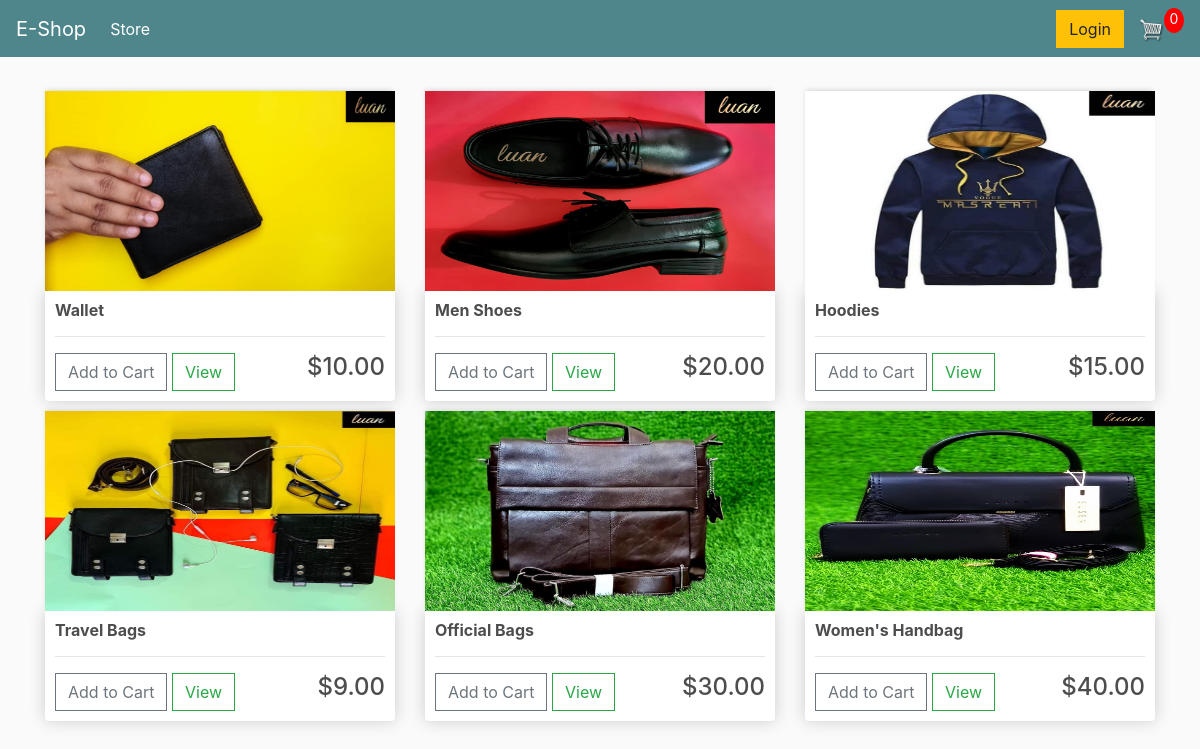
The page / on the database its author committed.
### store/models.py (models this page shows, shortened)
class Product(models.Model):
    name = models.CharField(max_length=200, null=True)
    price = models.FloatField()
    digital = models.BooleanField(default=False, null=True, blank=False)
    image = models.ImageField(null=True, blank=True)
    @property
    def imageURL(self):
        try:
            url = self.image.url
        except:
            url = ''
        return url

### store/views.py (the view)
# urls.py: path('', include('store.urls')),
def store(request):
    products = Product.objects.all()
    context = {'products': products}
    return render(request, 'store/store.html', context)

### store/templates/store/store.html
{% extends 'store/main.html'%}
{% load static %}
{% block content %}
     <div class="row">
         {% for product in products %}
          <div class="col-lg-4">
              <img class="thumbnail" src="{{product.imageURL}}">
              <div class="box-element product">
                   <h6><strong>{{product.name}}</strong></h6>
                   <hr>
                   <button class="btn btn-outline-secondary add-btn" >Add to Cart</button>
                   <a class="btn btn-outline-success" href="#">View</a>
                   <h4 style="display: inline-block;float: right">${{product.price|floatformat:2}}</h4>
              </div>
          </div>
          {% endfor%}
     </div>
{% endblock content %}

### store/templates/store/main.html (shortened to what this page needs)
<!DOCTYPE html>
{% load static %}
<html>
<head>
     <link rel="stylesheet" href="https://stackpath.bootstrapcdn.com/bootstrap/4.4.1/css/bootstrap.min.css">
     <link rel="stylesheet" type="text/css" href="{% static 'css/main.css' %}">
</head>
<body>
    <nav class="navbar navbar-expand-lg navbar-dark bg-dark">
      <a class="navbar-brand" href="{% url 'store' %}">E-Shop</a>
      <div class="collapse navbar-collapse" id="navbarSupportedContent">
        <ul class="navbar-nav mr-auto">
          <li class="nav-item active">
             <a class="nav-link" href="{% url 'store' %}">Store </a>
          </li>
        </ul>
        <div class="form-inline my-2 my-lg-0">
	     	    <a href="#"class="btn btn-warning">Login</a>
	     	    <a href="{% url 'cart' %}">
	    		          <img  id="cart-icon" src="{% static 'images/cart.png' %}">
	    	    </a>
	    	    <p id="cart-total">0</p>
	      </div>
      </div>
   </nav>
    <div class="container">
          <br>
          {% block content %}
          {% endblock content%}
      </div>
</body>
</html>

### static/css/main.css (style rules this page uses)
body { background-color: hsl(0, 0%, 98%); }
h1,h2,h3,h4,h5,h6 { color:hsl(0, 0%, 30%); }
.box-element { box-shadow:hsl(0, 0%, 80%) 0 0 16px; background-color: #fff; border-radius: 4px; padding: 10px; }
.thumbnail { width: 100%; height: 200px; -webkit-box-shadow: -1px -3px 5px -2px rgba(214,214,214,1); -moz-box-shadow: -1px -3px 5px -2px rgba(214,214,214,1); box-shadow: -1px -3px 5px -2px rgba(214,214,214,1); }
.product { border-radius: 0 0 4px 4px; }
.bg-dark { background-color: #4f868c!important; }
#cart-icon { width:25px; display: inline-block; margin-left: 15px; }
#cart-total { display: block; text-align: center; color:#fff; background-color: red; width: 20px; height: 25px; border-radius: 50%; font-size: 14px; }
.col-lg-4, .col-lg-6, .col-lg-8, .col-lg-12 { margin-top: 10px; }
.btn { border-radius: 0; }

### rows shown on the page
Product: imageURL (picture), name "Wallet", price "10.00"
Product: imageURL (picture), name "Men Shoes", price "20.00"
Product: imageURL (picture), name "Hoodies", price "15.00"
Product: imageURL (picture), name "Travel Bags", price "9.00"
Product: imageURL (picture), name "Official Bags", price "30.00"
Product: imageURL (picture), name "Women's Handbag", price "40.00"
